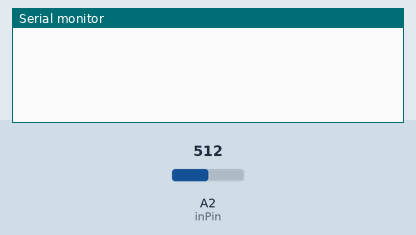
Simulated run of this sketch. Board: Arduino Uno, built with avr-gcc and run on an emulated ATmega328P. On the bench: the last lines printed to the serial monitor. The inputs (shaded band) are chosen by the test bench; at power-on: A2 (inPin) = 512.

Above: at 1.2 s.
1.3 s: A2 (inPin) set to 716
At 2.7 s:
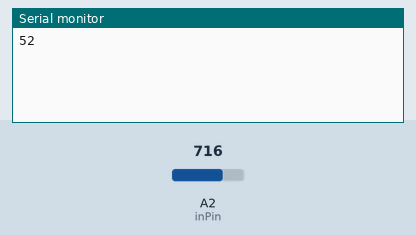
4.3 s: A2 (inPin) set to 900
At 5.8 s:
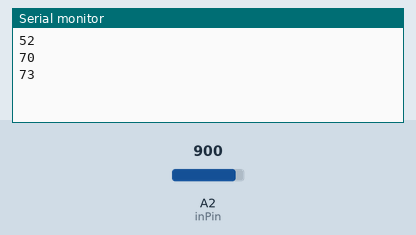
Timing chart, 0 to 7.3 s (numbered marks = the images above; inputs shaded):
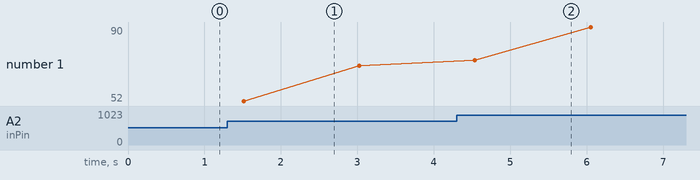

The sketch:

sketch_dec11b.ino
```cpp
const int inPin = A2;

void setup() {
  pinMode(inPin, INPUT);
  Serial.begin(9600);
}

void loop() {
  int analogInputs[100];
  int analogMean = 0;

  for(int i = 0; i < 100; i++) {
  analogInputs[i] = analogRead(inPin);
  analogMean += (analogInputs[i])/100;
  delay(15);
  if(i == 99) {
    Serial.println(analogMean / 10);
  }
  }
}
```

Measured:
- after the input at 1.3 s, the serial monitor: prints a new line after 0.21 s (image 1)
- after the input at 4.3 s, the serial monitor: prints a new line after 0.24 s (image 2)
- plotted number 1: 70 → 90 after the input at 4.3 s
